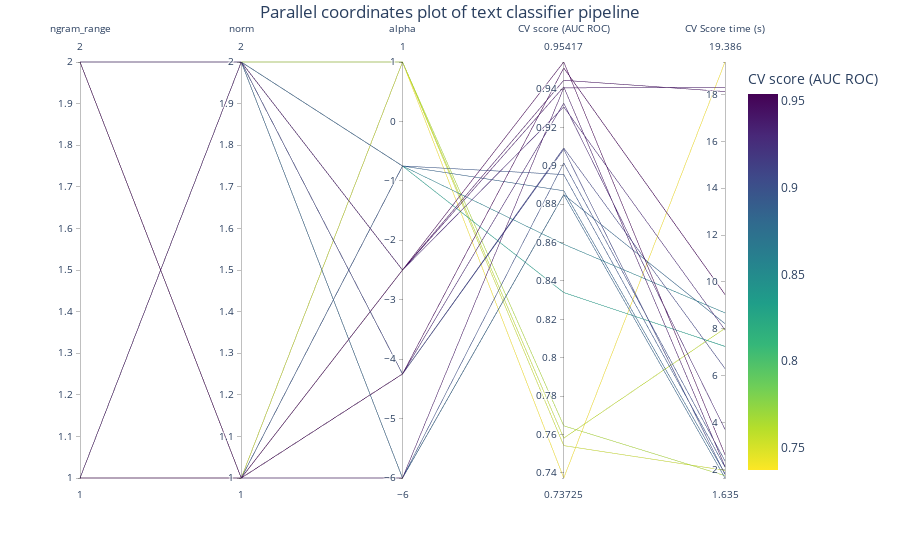

Write notebook code for a chart like this one.
### Code cell
column_results = param_names + ["mean_test_score", "mean_score_time"]

transform_funcs = dict.fromkeys(column_results, lambda x: x)
# Using a logarithmic scale for alpha
transform_funcs["alpha"] = math.log10
# L1 norms are mapped to index 1, and L2 norms to index 2
transform_funcs["norm"] = lambda x: 2 if x == "l2" else 1
# Unigrams are mapped to index 1 and bigrams to index 2
transform_funcs["ngram_range"] = lambda x: x[1]

fig = px.parallel_coordinates(
    cv_results[column_results].apply(transform_funcs),
    color="mean_test_score",
    color_continuous_scale=px.colors.sequential.Viridis_r,
    labels=labels,
)
fig.update_layout(
    title={
        "text": "Parallel coordinates plot of text classifier pipeline",
        "y": 0.99,
        "x": 0.5,
        "xanchor": "center",
        "yanchor": "top",
    }
)
fig

### Figure 1 — Plotly figure (JSON) as saved in the notebook; plotly's stock layout.template omitted (floating-point values rounded to 4 significant figures)
{"data": [{"dimensions": [{"label": "ngram_range", "values": [1, 1, 2, 2, 1, 1, 2, 2, 1, 1, 2, 2, 1, 1, 2, 2, 1, 1, 2, 2]}, {"label": "norm", "values": [1, 2, 1, 2, 1, 2, 1, 2, 1, 2, 1, 2, 1, 2, 1, 2, 1, 2, 1, 2]}, {"label": "alpha", "values": [-6.0, -6.0, -6.0, -6.0, -4.25, -4.25, -4.25, -4.25, -2.5, -2.5, -2.5, -2.5, -0.75, -0.75, -0.75, -0.75, 1.0, 1.0, 1.0, 1.0]}, {"label": "CV score (AUC ROC)", "values": [0.9015, 0.885, 0.9407, 0.885, 0.9327, 0.9087, 0.9511, 0.9093, 0.9542, 0.9412, 0.9446, 0.9307, 0.8955, 0.887, 0.8591, 0.834, 0.7541, 0.7645, 0.7373, 0.758]}, {"label": "CV Score time (s)", "values": [2.362, 1.635, 18.31, 8.222, 3.708, 1.788, 9.465, 6.307, 2.632, 2.123, 18.13, 7.953, 2.099, 1.819, 8.681, 7.25, 1.962, 1.735, 19.39, 8.022]}], "domain": {"x": [0, 1], "y": [0, 1]}, "line": {"color": [0.9015, 0.885, 0.9407, 0.885, 0.9327, 0.9087, 0.9511, 0.9093, 0.9542, 0.9412, 0.9446, 0.9307, 0.8955, 0.887, 0.8591, 0.834, 0.7541, 0.7645, 0.7373, 0.758], "coloraxis": "coloraxis"}, "name": "", "type": "parcoords"}], "layout": {"coloraxis": {"colorbar": {"title": {"text": "CV score (AUC ROC)"}}, "colorscale": [[0, "#fde725"], [0.1111, "#b5de2b"], [0.2222, "#6ece58"], [0.3333, "#35b779"], [0.4444, "#1f9e89"], [0.5556, "#26828e"], [0.6667, "#31688e"], [0.7778, "#3e4989"], [0.8889, "#482878"], [1, "#440154"]]}, "legend": {"tracegroupgap": 0}, "margin": {"t": 60}, "title": {"text": "Parallel coordinates plot of text classifier pipeline", "x": 0.5, "xanchor": "center", "y": 0.99, "yanchor": "top"}}}
